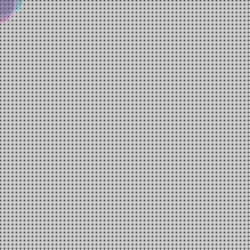
Frame 1 (no input)
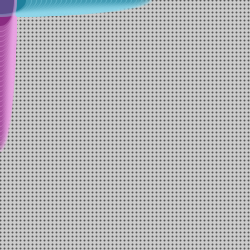
Frame 60 (the mouse pressed at the canvas centre just before this capture)
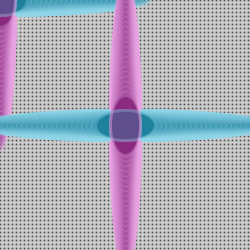
Frame 120 (the mouse held since frame 60 and released just before this capture)

The Processing sketch that drew these frames (run headless with seeded random() and noise(); from frame 60 on, the mouse is pressed at the canvas centre):

// Processing sketch: processing_18514
// ── processing_18514.pde

float yPos = 50;

void setup () {
  size (250, 250);
  
  for(int y=20; y<=300; y+=4){
  for(int x=20; x<=300; x+=4){
    strokeWeight (2);
    stroke (88);
    point (x-20, y-20);
    //repetitive points
  }
}
  
  frameRate (30);
}

void draw () {

  yPos = yPos -5;
  if (yPos < 0 ) {
    yPos = 300;
  }
  strokeWeight (3);
  smooth ();
  stroke (143,213,232,80);
  fill (28,128,155,80);
  ellipse (mouseX, mouseY, yPos, 30);
  //follow mouse, and shrink the size according to yPos
  
  stroke (234,163,226,80);
  fill (137,41,126,80);
  ellipse (mouseY, mouseX, 30, yPos);


}
